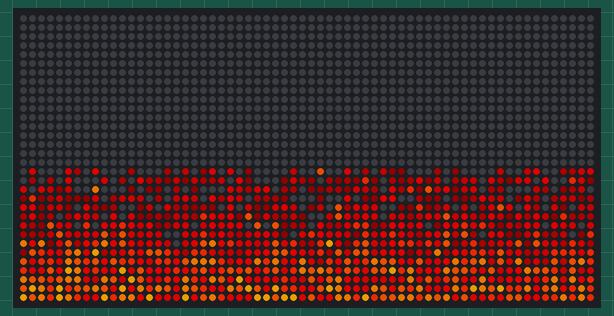
Simulated run of this program. Board: CircuitPython board. Parts: 64×32 RGB LED matrix. Dim RGB values are drawn brighter than linear; random numbers come from a fixed seed.

Above: at 1.27 s.
At 6.05 s:
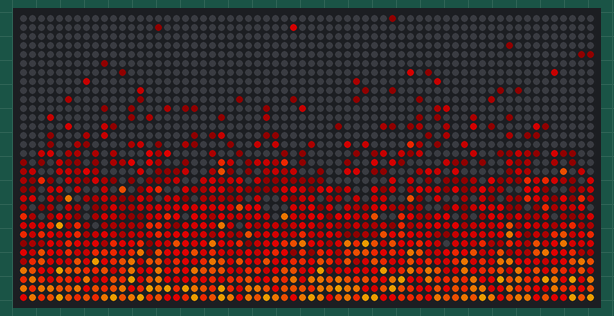
At 10.85 s:
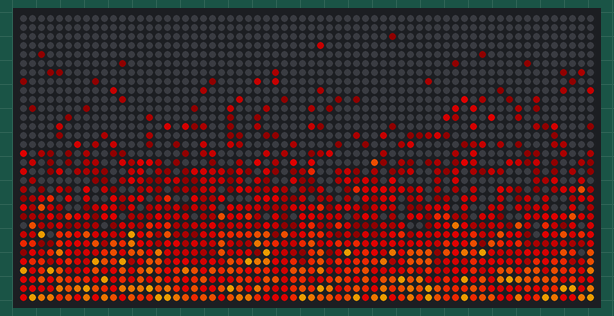
At 20.62 s:
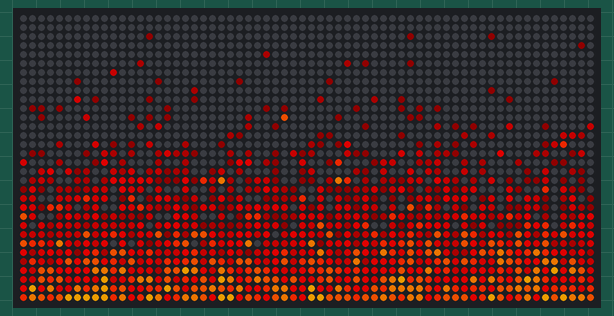
At 30.56 s:
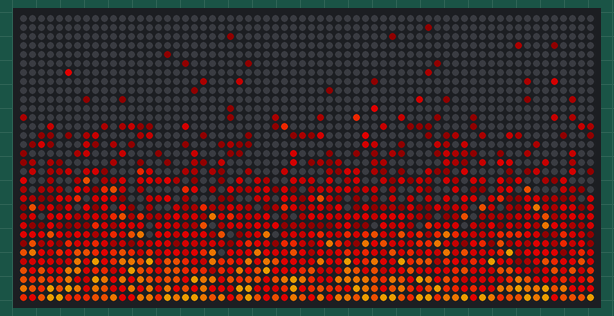
At 39.82 s:
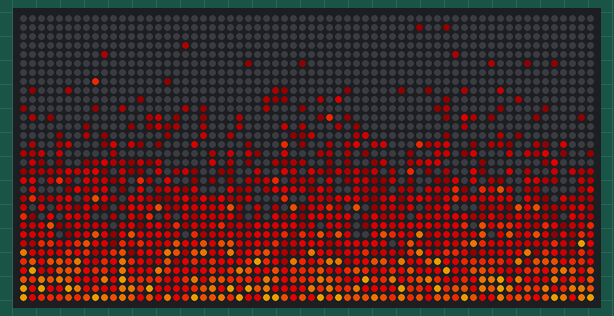

The program:

fire.py
```python
import board
import displayio
import framebufferio
import random
import rgbmatrix
import time

displayio.release_displays()

matrix = rgbmatrix.RGBMatrix(
    width=64, bit_depth=5,
    rgb_pins=[board.MTX_R1, board.MTX_G1, board.MTX_B1, board.MTX_R2, board.MTX_G2, board.MTX_B2],
    addr_pins=[board.MTX_ADDRA, board.MTX_ADDRB, board.MTX_ADDRC, board.MTX_ADDRD],
    clock_pin=board.MTX_CLK,
    latch_pin=board.MTX_LAT,
    output_enable_pin=board.MTX_OE
)

display = framebufferio.FramebufferDisplay(matrix, auto_refresh=True)

palette = displayio.Palette(16)
palette[0] = 0x000000
palette[1] = 0x100000
palette[2] = 0x300000
palette[3] = 0x600000
palette[4] = 0x800000
palette[5] = 0xA00000
palette[6] = 0xC02000
palette[7] = 0xC04000
palette[8] = 0xC06000
palette[9] = 0xC08000
palette[10] = 0xC08030
ncolors = 11

bitmap1 = displayio.Bitmap(display.width, display.height, 16)
group1 = displayio.Group()
group1.append(displayio.TileGrid(bitmap1, pixel_shader=palette))

bitmap2 = displayio.Bitmap(display.width, display.height, 16)
group2 = displayio.Group()
group2.append(displayio.TileGrid(bitmap2, pixel_shader=palette))

display.show(group1)

def init_fire(bitmap, ncolors):
    bitmap.fill(0)
    for i in range(bitmap.width):
        bitmap[i, bitmap.height-1] = random.randint(0, ncolors)

def apply_fire_rule(old, new, ncolors):
    width = old.width
    height = old.height
    for y in range(0, height - 1):
        for x in range(0, width):
            if random.random() < 0.45:
                new[x, y] = max(0, old[x, y+1] - 1)
            else:
                new[x, y] = max(0, old[x, y+1])
    for x in range(0, width):
        new[x, height-1] = random.randint(ncolors - 6, ncolors - 2)

init_fire(bitmap1, ncolors)
while True:
    display.show(group1)
    apply_fire_rule(bitmap1, bitmap2, ncolors)
    display.show(group2)
    apply_fire_rule(bitmap2, bitmap1, ncolors)

    time.sleep(0.03)
```
